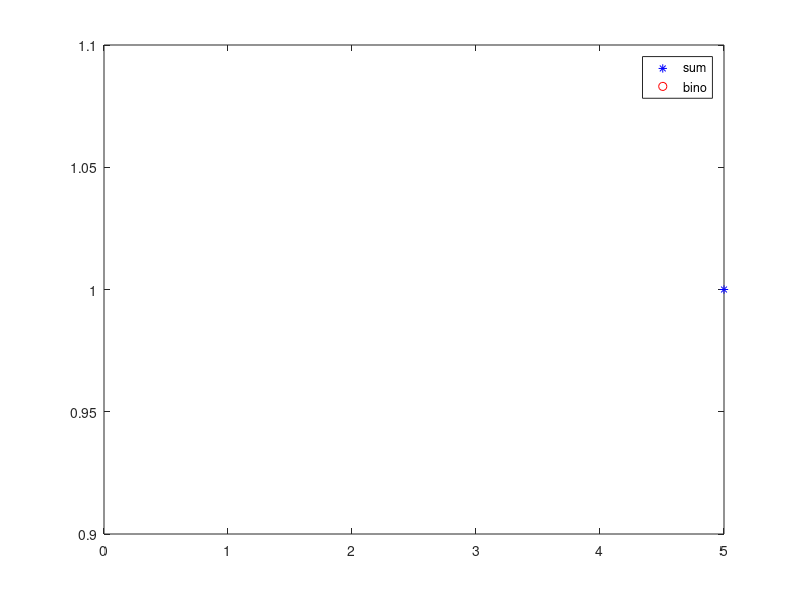

MATLAB code for this plot:
clear all

p = input("Give a pb p:");
n = input("Give nr of trials n: ");
N = input("Give nr of sim N: ");
U = rand(n, N);
X = sum(U < p);
k = 0:n;
pk = binopdf(k, n,p);
U_X = unique(X);
n_X = hist(X, length(U_X));
rel_freq = n_X/N;
plot(U_X, rel_freq, "b*", k, pk, "ro");
legend("sum", "bino");
